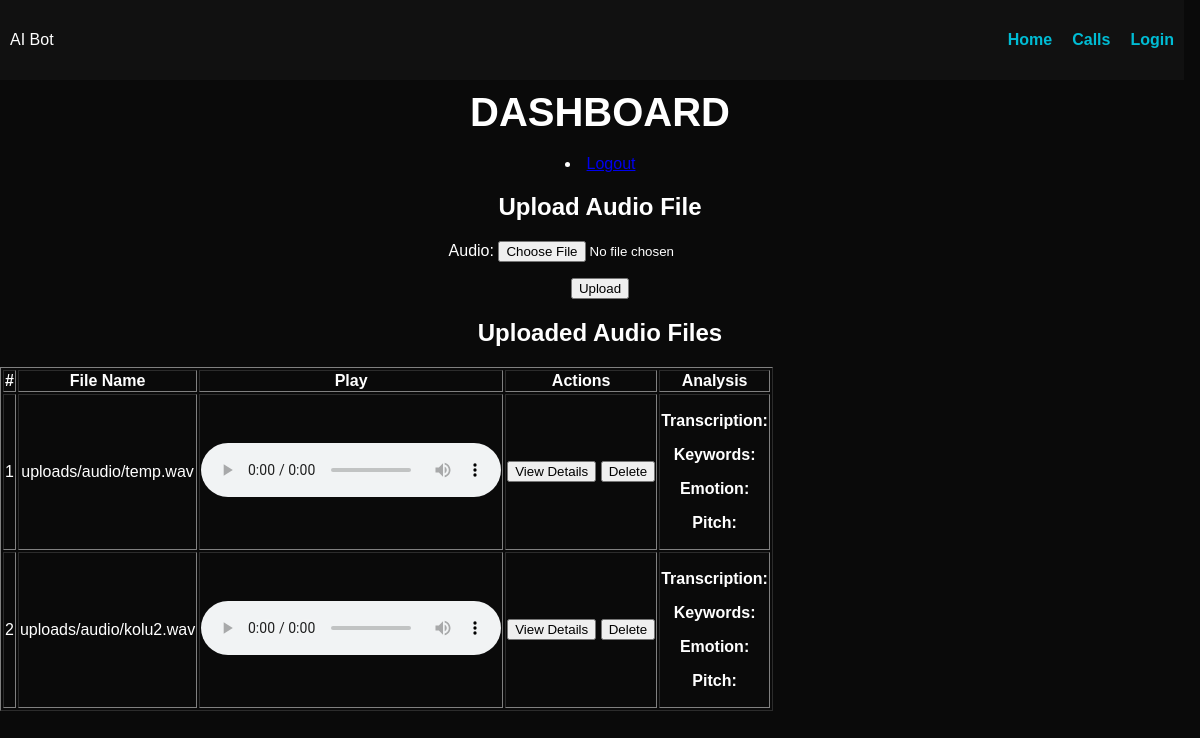
The app's page /call/ (signed in), older data.
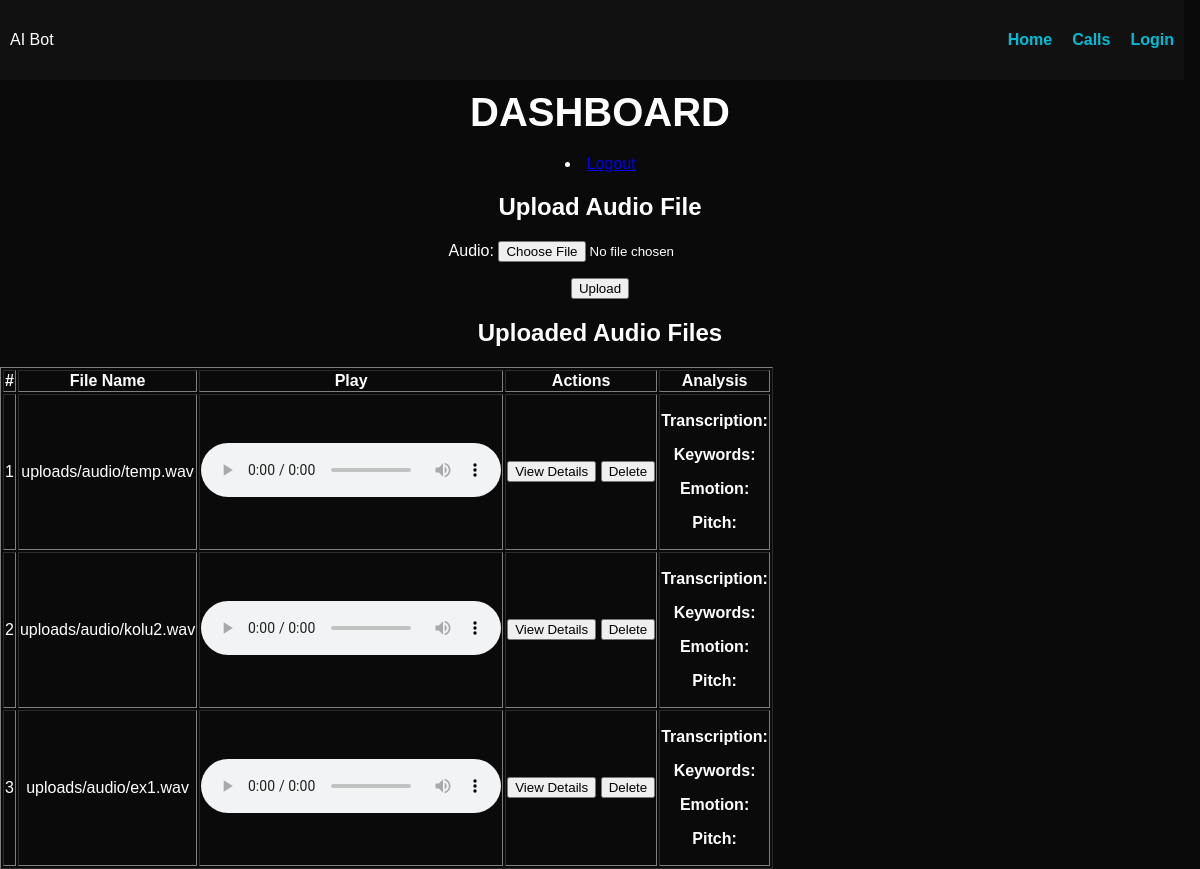
The same page, newer data.
### mainapp/models.py (models this page shows, shortened)
class AudioFile(models.Model):
    audio = models.FileField(upload_to="uploads/audio/")
    uploaded_at = models.DateTimeField(auto_now_add=True)

### mainapp/views.py (the view)
# urls.py: path('call/',call,name='call'),
@login_required(login_url='login')
def call(request):
    if request.method == "POST":
        form = AudioUploadForm(request.POST, request.FILES)
        if form.is_valid():
            uploaded_file = request.FILES["audio"]
            file_extension = uploaded_file.name.split(".")[-1].lower()
            original_path = f"uploads/audio/{uploaded_file.name}"
            wav_path = f"uploads/audio/{os.path.splitext(uploaded_file.name)[0]}.wav"
            if not AudioFile.objects.filter(audio=wav_path).exists():
                saved_path = default_storage.save(original_path, ContentFile(uploaded_file.read()))
                if file_extension != "wav":
                    audio = AudioSegment.from_file(default_storage.path(saved_path))
                    audio = audio.set_channels(1).set_frame_rate(16000)  # Standard settings
                    audio.export(default_storage.path(wav_path), format="wav")
                    default_storage.delete(saved_path)
                AudioFile.objects.create(audio=wav_path)
        return redirect("call")
    else:
        form = AudioUploadForm()
    audio_files = AudioFile.objects.all()
    return render(request, "call.html", {"form": form, "audio_files": audio_files})

### mainapp/forms.py
class AudioUploadForm(forms.ModelForm):
    class Meta:
        model = AudioFile
        fields = ['audio']

### templates/call.html (shortened to what this page needs)
{% extends "base.html" %}
{% load static %}
{% block content %}
<div class="dashboard">
    <h1>Dashboard</h1>
    <li><a href="{% url 'logout' %}">Logout</a></li>
    <div class="upload-section">
        <h2>Upload Audio File</h2>
        <form method="post" enctype="multipart/form-data">
            {{ form.as_p }}
            <button type="submit">Upload</button>
        </form>
    </div>
    <div class="audio-list">
        <h2>Uploaded Audio Files</h2>
        {% if audio_files %}
        <table border="1">
            <thead>
                <tr>
                    <th>#</th>
                    <th>File Name</th>
                    <th>Play</th>
                    <th>Actions</th>
                    <th>Analysis</th>
                </tr>
            </thead>
            <tbody>
                {% for audio in audio_files %}
                <tr>
                    <td>{{ forloop.counter }}</td>
                    <td>{{ audio.audio.name }}</td>
                    <td>
                        <audio id="audio-{{ audio.id }}" controls>
                            <source src="{{ audio.audio.url }}" type="audio/mpeg">
                        </audio>
                    </td>
                    <td>
                        <button class="details-btn" data-audio-id="{{ audio.id }}">View Details</button>
                        <form method="post" action="{% url 'delete_audio' audio.id %}" style="display:inline;">
                            <button type="submit" class="delete-btn" onclick="return confirm('Are you sure you want to delete this file?');">
                                Delete
                            </button>
                        </form>
                    </td>
                    <td>
                        <div class="analysis-results" id="analysis-{{ audio.id }}">
                            <p><strong>Transcription:</strong> <span id="transcription-{{ audio.id }}"></span></p>
                            <p><strong>Keywords:</strong> <span id="keywords-{{ audio.id }}"></span></p>
                            <p><strong>Emotion:</strong> <span id="emotion-{{ audio.id }}"></span></p>
                            <p><strong>Pitch:</strong> <span id="pitch-{{ audio.id }}"></span></p>
                        </div>
                    </td>
                </tr>
                {% endfor %}
            </tbody>
        </table>
        {% else %}
        <p style="color: red; text-align: center;">No audio file uploaded yet.</p>
        {% endif %}
    </div>
</div>
{% endblock %}

### templates/base.html (shortened to what this page needs)
{% load static %}
<!DOCTYPE html>
<html lang="en">
<head>
    <link rel="stylesheet" href="{% static 'css/base.css' %}">
</head>
<body>
    <nav class="navbar">
        <div class="logo">AI Bot</div>
        <ul class="nav-links">
            <li><a href="{% url 'home' %}">Home</a></li>
            <li><a href="{% url 'call' %}">Calls</a></li>
            <li><a href="{% url 'login' %}">Login</a></li>
        </ul>
    </nav>
    <div class="container">
        {% block content %}{% endblock %}
    </div>
</body>
</html>

### static/css/base.css (style rules this page uses)
body { margin: 0; font-family: Arial, sans-serif; background: #0a0a0a; color: #ffffff; }
.navbar { display: flex; justify-content: space-between; align-items: center; background: #111; padding: 15px 10px; position: fixed; width: 97%; top: 0; z-index: 1000; }
.nav-links { list-style: none; display: flex; gap: 20px; padding: 0; }
.nav-links li { display: inline; }
.nav-links a { text-decoration: none; color: #00bcd4; font-weight: bold; transition: color 0.3s ease-in-out; }
.container { padding-top: 70px; text-align: center; }
.dashboard h1 { font-size: 2.5em; margin: 20px 0; text-transform: uppercase; animation: fadeIn 1s ease-in-out; }

Row changes from the older to the newer data that the page shows:
added AudioFile: audio.name "uploads/audio/ex1.wav"
